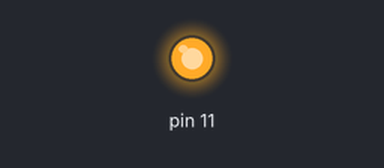
This sketch was run on a simulated Arduino Uno, built with avr-gcc and run on an emulated ATmega328P. On the bench: output pins drawn as LEDs (lit = HIGH).

Above: at 1.0 s.
At 3.0 s:
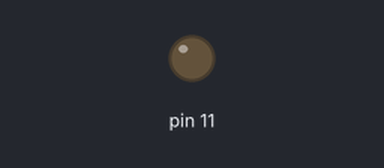
Timing chart, 0 to 5.2 s (numbered marks = the images above):
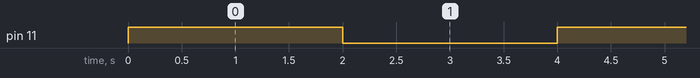

The sketch:

7colorflash.ino
```cpp
void setup () {

  pinMode (11, OUTPUT);
}

void loop () {
  digitalWrite (11, HIGH);
  delay (2000);
  digitalWrite (11, LOW);
  delay (2000);
}
```

Measured:
- by itself, pin 11: alternates HIGH for 2.0 s and LOW for 2.0 s
